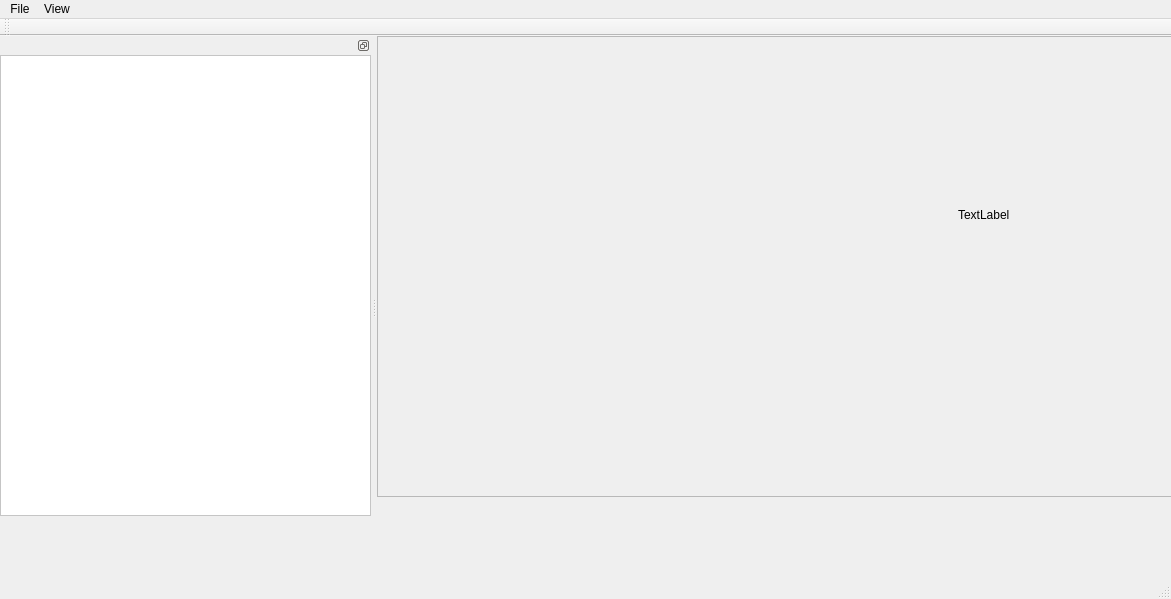
<?xml version="1.0" encoding="UTF-8"?>
<ui version="4.0">
 <class>ImageViewer</class>
 <widget class="QMainWindow" name="ImageViewer">
  <property name="geometry">
   <rect>
    <x>0</x>
    <y>0</y>
    <width>1171</width>
    <height>599</height>
   </rect>
  </property>
  <property name="windowTitle">
   <string>ImageViewer</string>
  </property>
  <widget class="QWidget" name="centralWidget">
   <widget class="QScrollArea" name="scrollArea">
    <property name="geometry">
     <rect>
      <x>0</x>
      <y>0</y>
      <width>901</width>
      <height>461</height>
     </rect>
    </property>
    <property name="widgetResizable">
     <bool>true</bool>
    </property>
    <widget class="QWidget" name="scrollAreaWidgetContents">
     <property name="geometry">
      <rect>
       <x>0</x>
       <y>0</y>
       <width>899</width>
       <height>459</height>
      </rect>
     </property>
     <widget class="QLabel" name="imageLabel">
      <property name="geometry">
       <rect>
        <x>580</x>
        <y>170</y>
        <width>55</width>
        <height>16</height>
       </rect>
      </property>
      <property name="text">
       <string>TextLabel</string>
      </property>
     </widget>
    </widget>
   </widget>
  </widget>
  <widget class="QMenuBar" name="menuBar">
   <property name="geometry">
    <rect>
     <x>0</x>
     <y>0</y>
     <width>1171</width>
     <height>25</height>
    </rect>
   </property>
   <widget class="QMenu" name="menuFile">
    <property name="title">
     <string>File</string>
    </property>
    <addaction name="actionOpen"/>
   </widget>
   <widget class="QMenu" name="menuView">
    <property name="title">
     <string>View</string>
    </property>
    <addaction name="actionZoom_in"/>
    <addaction name="actionZoom_out"/>
    <addaction name="actionNormal_size"/>
    <addaction name="actionFit_to_Window"/>
   </widget>
   <addaction name="menuFile"/>
   <addaction name="menuView"/>
  </widget>
  <widget class="QToolBar" name="mainToolBar">
   <attribute name="toolBarArea">
    <enum>TopToolBarArea</enum>
   </attribute>
   <attribute name="toolBarBreak">
    <bool>false</bool>
   </attribute>
  </widget>
  <widget class="QStatusBar" name="statusBar"/>
  <widget class="QDockWidget" name="dockWidget">
   <property name="sizePolicy">
    <sizepolicy hsizetype="Preferred" vsizetype="Preferred">
     <horstretch>0</horstretch>
     <verstretch>0</verstretch>
    </sizepolicy>
   </property>
   <property name="minimumSize">
    <size>
     <width>371</width>
     <height>35</height>
    </size>
   </property>
   <property name="features">
    <set>QDockWidget::DockWidgetFloatable|QDockWidget::DockWidgetMovable</set>
   </property>
   <property name="allowedAreas">
    <set>Qt::LeftDockWidgetArea|Qt::RightDockWidgetArea</set>
   </property>
   <attribute name="dockWidgetArea">
    <number>1</number>
   </attribute>
   <widget class="QWidget" name="dockWidgetContents_3">
    <property name="baseSize">
     <size>
      <width>6</width>
      <height>0</height>
     </size>
    </property>
    <widget class="QListView" name="listView_2">
     <property name="geometry">
      <rect>
       <x>0</x>
       <y>0</y>
       <width>371</width>
       <height>461</height>
      </rect>
     </property>
     <property name="sizePolicy">
      <sizepolicy hsizetype="Preferred" vsizetype="MinimumExpanding">
       <horstretch>0</horstretch>
       <verstretch>0</verstretch>
      </sizepolicy>
     </property>
     <property name="minimumSize">
      <size>
       <width>0</width>
       <height>0</height>
      </size>
     </property>
     <property name="sizeIncrement">
      <size>
       <width>0</width>
       <height>0</height>
      </size>
     </property>
     <property name="palette">
      <palette>
       <active>
        <colorrole role="WindowText">
         <brush brushstyle="SolidPattern">
          <color alpha="255">
           <red>0</red>
           <green>0</green>
           <blue>0</blue>
          </color>
         </brush>
        </colorrole>
        <colorrole role="Button">
         <brush brushstyle="SolidPattern">
          <color alpha="255">
           <red>255</red>
           <green>255</green>
           <blue>255</blue>
          </color>
         </brush>
        </colorrole>
        <colorrole role="Light">
         <brush brushstyle="SolidPattern">
          <color alpha="255">
           <red>255</red>
           <green>255</green>
           <blue>255</blue>
          </color>
         </brush>
        </colorrole>
        <colorrole role="Midlight">
         <brush brushstyle="SolidPattern">
          <color alpha="255">
           <red>255</red>
           <green>255</green>
           <blue>255</blue>
          </color>
         </brush>
        </colorrole>
        <colorrole role="Dark">
         <brush brushstyle="SolidPattern">
          <color alpha="255">
           <red>127</red>
           <green>127</green>
           <blue>127</blue>
          </color>
         </brush>
        </colorrole>
        <colorrole role="Mid">
         <brush brushstyle="SolidPattern">
          <color alpha="255">
           <red>170</red>
           <green>170</green>
           <blue>170</blue>
          </color>
         </brush>
        </colorrole>
        <colorrole role="Text">
         <brush brushstyle="SolidPattern">
          <color alpha="255">
           <red>0</red>
           <green>0</green>
           <blue>0</blue>
          </color>
         </brush>
        </colorrole>
        <colorrole role="BrightText">
         <brush brushstyle="SolidPattern">
          <color alpha="255">
           <red>255</red>
           <green>255</green>
           <blue>255</blue>
          </color>
         </brush>
        </colorrole>
        <colorrole role="ButtonText">
         <brush brushstyle="SolidPattern">
          <color alpha="255">
           <red>0</red>
           <green>0</green>
           <blue>0</blue>
          </color>
         </brush>
        </colorrole>
        <colorrole role="Base">
         <brush brushstyle="SolidPattern">
          <color alpha="255">
           <red>255</red>
           <green>255</green>
           <blue>255</blue>
          </color>
         </brush>
        </colorrole>
        <colorrole role="Window">
         <brush brushstyle="SolidPattern">
          <color alpha="255">
           <red>255</red>
           <green>255</green>
           <blue>255</blue>
          </color>
         </brush>
        </colorrole>
        <colorrole role="Shadow">
         <brush brushstyle="SolidPattern">
          <color alpha="255">
           <red>0</red>
           <green>0</green>
           <blue>0</blue>
          </color>
         </brush>
        </colorrole>
        <colorrole role="AlternateBase">
         <brush brushstyle="SolidPattern">
          <color alpha="255">
           <red>255</red>
           <green>255</green>
           <blue>255</blue>
          </color>
         </brush>
        </colorrole>
        <colorrole role="ToolTipBase">
         <brush brushstyle="SolidPattern">
          <color alpha="255">
           <red>255</red>
           <green>255</green>
           <blue>220</blue>
          </color>
         </brush>
        </colorrole>
        <colorrole role="ToolTipText">
         <brush brushstyle="SolidPattern">
          <color alpha="255">
           <red>0</red>
           <green>0</green>
           <blue>0</blue>
          </color>
         </brush>
        </colorrole>
       </active>
       <inactive>
        <colorrole role="WindowText">
         <brush brushstyle="SolidPattern">
          <color alpha="255">
           <red>0</red>
           <green>0</green>
           <blue>0</blue>
          </color>
         </brush>
        </colorrole>
        <colorrole role="Button">
         <brush brushstyle="SolidPattern">
          <color alpha="255">
           <red>255</red>
           <green>255</green>
           <blue>255</blue>
          </color>
         </brush>
        </colorrole>
        <colorrole role="Light">
         <brush brushstyle="SolidPattern">
          <color alpha="255">
           <red>255</red>
           <green>255</green>
           <blue>255</blue>
          </color>
         </brush>
        </colorrole>
        <colorrole role="Midlight">
         <brush brushstyle="SolidPattern">
          <color alpha="255">
           <red>255</red>
           <green>255</green>
           <blue>255</blue>
          </color>
         </brush>
        </colorrole>
        <colorrole role="Dark">
         <brush brushstyle="SolidPattern">
          <color alpha="255">
           <red>127</red>
           <green>127</green>
           <blue>127</blue>
          </color>
         </brush>
        </colorrole>
        <colorrole role="Mid">
         <brush brushstyle="SolidPattern">
          <color alpha="255">
           <red>170</red>
           <green>170</green>
           <blue>170</blue>
          </color>
         </brush>
        </colorrole>
        <colorrole role="Text">
         <brush brushstyle="SolidPattern">
          <color alpha="255">
           <red>0</red>
           <green>0</green>
           <blue>0</blue>
          </color>
         </brush>
        </colorrole>
        <colorrole role="BrightText">
         <brush brushstyle="SolidPattern">
          <color alpha="255">
           <red>255</red>
           <green>255</green>
           <blue>255</blue>
          </color>
         </brush>
        </colorrole>
        <colorrole role="ButtonText">
         <brush brushstyle="SolidPattern">
          <color alpha="255">
           <red>0</red>
           <green>0</green>
           <blue>0</blue>
          </color>
         </brush>
        </colorrole>
        <colorrole role="Base">
         <brush brushstyle="SolidPattern">
          <color alpha="255">
           <red>255</red>
           <green>255</green>
           <blue>255</blue>
          </color>
         </brush>
        </colorrole>
        <colorrole role="Window">
         <brush brushstyle="SolidPattern">
          <color alpha="255">
           <red>255</red>
           <green>255</green>
           <blue>255</blue>
          </color>
         </brush>
        </colorrole>
        <colorrole role="Shadow">
         <brush brushstyle="SolidPattern">
          <color alpha="255">
           <red>0</red>
           <green>0</green>
           <blue>0</blue>
          </color>
         </brush>
        </colorrole>
        <colorrole role="AlternateBase">
         <brush brushstyle="SolidPattern">
          <color alpha="255">
           <red>255</red>
           <green>255</green>
           <blue>255</blue>
          </color>
         </brush>
        </colorrole>
        <colorrole role="ToolTipBase">
         <brush brushstyle="SolidPattern">
          <color alpha="255">
           <red>255</red>
           <green>255</green>
           <blue>220</blue>
          </color>
         </brush>
        </colorrole>
        <colorrole role="ToolTipText">
         <brush brushstyle="SolidPattern">
          <color alpha="255">
           <red>0</red>
           <green>0</green>
           <blue>0</blue>
          </color>
         </brush>
        </colorrole>
       </inactive>
       <disabled>
        <colorrole role="WindowText">
         <brush brushstyle="SolidPattern">
          <color alpha="255">
           <red>127</red>
           <green>127</green>
           <blue>127</blue>
          </color>
         </brush>
        </colorrole>
        <colorrole role="Button">
         <brush brushstyle="SolidPattern">
          <color alpha="255">
           <red>255</red>
           <green>255</green>
           <blue>255</blue>
          </color>
         </brush>
        </colorrole>
        <colorrole role="Light">
         <brush brushstyle="SolidPattern">
          <color alpha="255">
           <red>255</red>
           <green>255</green>
           <blue>255</blue>
          </color>
         </brush>
        </colorrole>
        <colorrole role="Midlight">
         <brush brushstyle="SolidPattern">
          <color alpha="255">
           <red>255</red>
           <green>255</green>
           <blue>255</blue>
          </color>
         </brush>
        </colorrole>
        <colorrole role="Dark">
         <brush brushstyle="SolidPattern">
          <color alpha="255">
           <red>127</red>
           <green>127</green>
           <blue>127</blue>
          </color>
         </brush>
        </colorrole>
        <colorrole role="Mid">
         <brush brushstyle="SolidPattern">
          <color alpha="255">
           <red>170</red>
           <green>170</green>
           <blue>170</blue>
          </color>
         </brush>
        </colorrole>
        <colorrole role="Text">
         <brush brushstyle="SolidPattern">
          <color alpha="255">
           <red>127</red>
           <green>127</green>
           <blue>127</blue>
          </color>
         </brush>
        </colorrole>
        <colorrole role="BrightText">
         <brush brushstyle="SolidPattern">
          <color alpha="255">
           <red>255</red>
           <green>255</green>
           <blue>255</blue>
          </color>
         </brush>
        </colorrole>
        <colorrole role="ButtonText">
         <brush brushstyle="SolidPattern">
          <color alpha="255">
           <red>127</red>
           <green>127</green>
           <blue>127</blue>
          </color>
         </brush>
        </colorrole>
        <colorrole role="Base">
         <brush brushstyle="SolidPattern">
          <color alpha="255">
           <red>255</red>
           <green>255</green>
           <blue>255</blue>
          </color>
         </brush>
        </colorrole>
        <colorrole role="Window">
         <brush brushstyle="SolidPattern">
          <color alpha="255">
           <red>255</red>
           <green>255</green>
           <blue>255</blue>
          </color>
         </brush>
        </colorrole>
        <colorrole role="Shadow">
         <brush brushstyle="SolidPattern">
          <color alpha="255">
           <red>0</red>
           <green>0</green>
           <blue>0</blue>
          </color>
         </brush>
        </colorrole>
        <colorrole role="AlternateBase">
         <brush brushstyle="SolidPattern">
          <color alpha="255">
           <red>255</red>
           <green>255</green>
           <blue>255</blue>
          </color>
         </brush>
        </colorrole>
        <colorrole role="ToolTipBase">
         <brush brushstyle="SolidPattern">
          <color alpha="255">
           <red>255</red>
           <green>255</green>
           <blue>220</blue>
          </color>
         </brush>
        </colorrole>
        <colorrole role="ToolTipText">
         <brush brushstyle="SolidPattern">
          <color alpha="255">
           <red>0</red>
           <green>0</green>
           <blue>0</blue>
          </color>
         </brush>
        </colorrole>
       </disabled>
      </palette>
     </property>
     <property name="autoFillBackground">
      <bool>false</bool>
     </property>
    </widget>
   </widget>
  </widget>
  <action name="actionZoom_in">
   <property name="enabled">
    <bool>false</bool>
   </property>
   <property name="text">
    <string>Zoom &amp;In</string>
   </property>
   <property name="shortcut">
    <string>Ctrl++</string>
   </property>
  </action>
  <action name="actionZoom_out">
   <property name="enabled">
    <bool>false</bool>
   </property>
   <property name="text">
    <string>Zoom &amp;Out</string>
   </property>
   <property name="shortcut">
    <string>Ctrl+-</string>
   </property>
  </action>
  <action name="actionNormal_size">
   <property name="enabled">
    <bool>false</bool>
   </property>
   <property name="text">
    <string>&amp;Normal Size</string>
   </property>
   <property name="shortcut">
    <string>Ctrl+0</string>
   </property>
  </action>
  <action name="actionFit_to_Window">
   <property name="checkable">
    <bool>true</bool>
   </property>
   <property name="enabled">
    <bool>false</bool>
   </property>
   <property name="text">
    <string>&amp;Fit to Window</string>
   </property>
   <property name="shortcut">
    <string>Ctrl+F</string>
   </property>
  </action>
  <action name="actionOpen">
   <property name="text">
    <string>&amp;Open</string>
   </property>
   <property name="shortcut">
    <string>Ctrl+O</string>
   </property>
  </action>
 </widget>
 <layoutdefault spacing="6" margin="11"/>
 <resources/>
 <connections/>
</ui>
